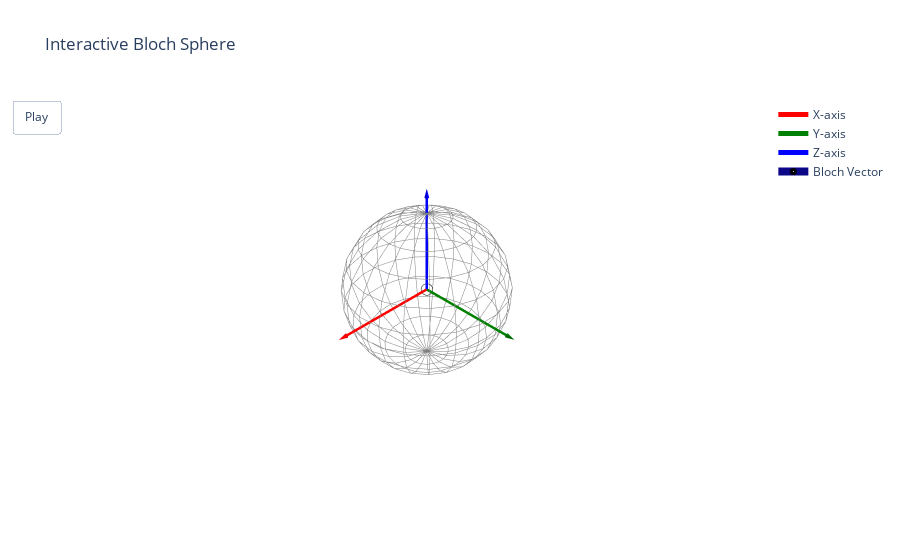

Notebook source saved alongside this figure:
### Code cell
fig = create_interactive_bloch_sphere(sx=sx, sy=sy, sz=sz, t_eval=t)
fig.show()
